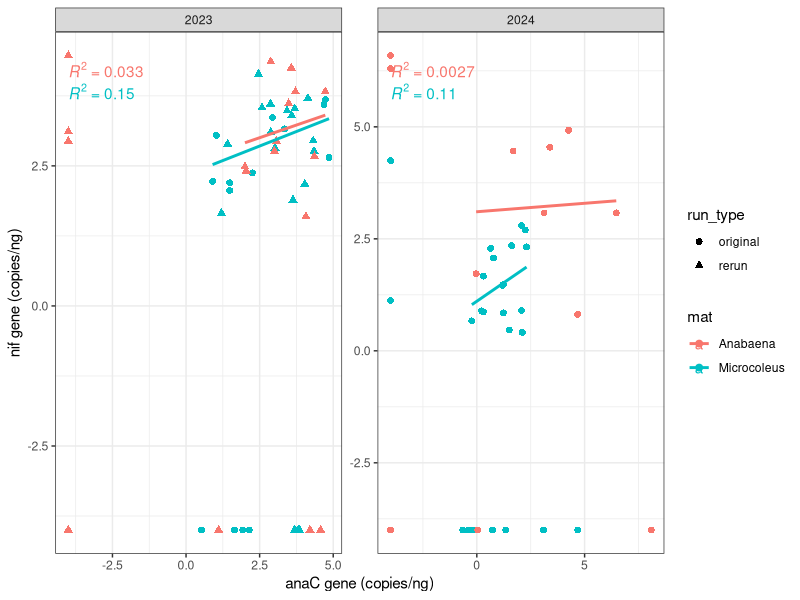
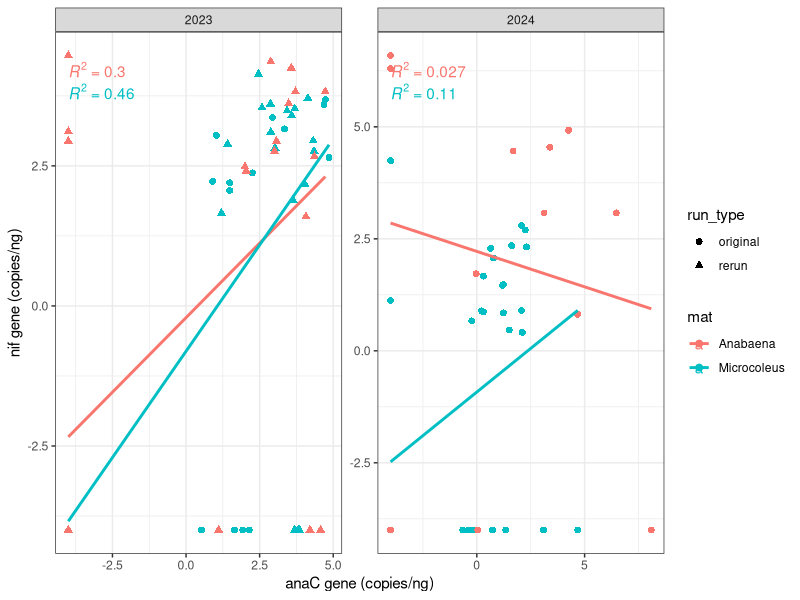
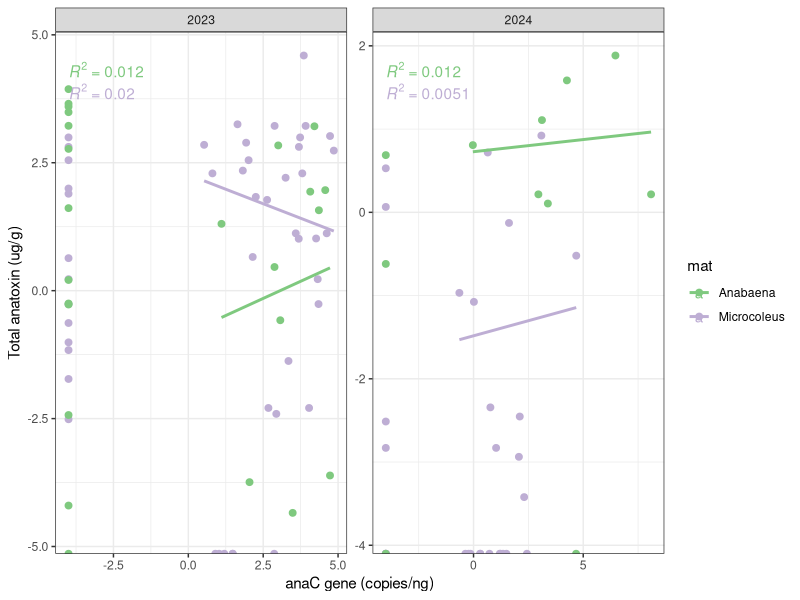

Source code (R) for these figures, in order:
############################################
###Anatoxin Data Cleaning and Exploration###
############################################

#Packages----
library(tidyverse)
library(ggplot2)
library(ggpubr)
library(RColorBrewer)

#Read in datasheet and clean

pseudocount <- 1e-4 #Set a small number for 0s, to not return error when log-transformed

pcr_atx <- read.csv(here::here("data/qPCR_Anatoxins_forGoel.csv")) %>% 
  filter(!grepl("analysis", UNR_Notes)) %>%  #Remove samples noted as not for analysis ("floating" and "gravel")
  rename(field_date = date) %>% 
  mutate(field_date = as.Date(field_date, format="%m/%d/%y")) %>%  # Fix date data type
  mutate(
    across(c(ana_C.uL, ana_C.uL_rerun,
             nif.uL, nif.uL_rerun),
           ~ log10(.x + pseudocount))  #Add small pseudocount to all numbers, then transform
  ) %>% 
  pivot_longer(   #Pivot dataframe to create a group for run or rerun in the next function
    cols = c(ana_C.uL, ana_C.uL_rerun,
             nif.uL, nif.uL_rerun),
    names_to = "gene_run",
    values_to = "value"
  ) %>%
  mutate(
    gene = case_when(                     #Remove extra characters from gene name
      str_detect(gene_run, "ana_C") ~ "anaC",
      str_detect(gene_run, "nif")  ~ "nif"
    ),
    run_type = if_else(str_detect(gene_run, "rerun"), "rerun", "original") #Create run type grouping
  ) %>%
  select(-gene_run) %>% 
  pivot_wider(names_from = gene, values_from = value) %>% 
  mutate(
    across(c(ATX_all_ug_g, ATXa_ug_g,    #Set any "bdl" ATX values to 0 to be plotted
             HTXa_ug_g, dhATXa_ug_g),
           ~ case_when(. == "bdl" ~ '0',
                       . != "bdl" ~ .))
  ) %>% 
  mutate(
    across(c(ATX_all_ug_g, ATXa_ug_g,    #Convert ATX values from characters to numeric
             HTXa_ug_g, dhATXa_ug_g),
           ~ as.numeric(.))
  )



#------------------------------------------------------------------------------
################
#GRAPHING GENES#
################

#nif ~ anaC, exclude zeros from regression line
ggplot(pcr_atx, aes(x = anaC, y = nif, color = mat)) +
  facet_wrap(~year, scales = "free") +  #Split plot between the two years, scales = "free" means each year has its own Y axis 
  geom_point(aes(shape = run_type), size = 2) +
  geom_smooth(data = . %>% filter(anaC != -4 & nif != -4), # filter out "0" values
              method = "lm", se = FALSE) +
  stat_regline_equation(                  #Calculate r^2 values
    data = . %>% filter(anaC != -4 & nif != -4),   #Remove "0" values from calculating r^2
    aes(label = paste(..rr.label..)),
    formula = y ~ x,
    parse = TRUE,
    label.x.npc = "left",
    label.y.npc = "top") +
  labs(x = "anaC gene (copies/ng)", y = "nif gene (copies/ng)") +
  theme_bw()

#nif ~ anaC, include zeros in regression line
ggplot(pcr_atx, aes(x = anaC, y = nif, color = mat)) +
  facet_wrap(~year, scales = "free") +
  geom_point(aes(shape = run_type), size = 2) +
  geom_smooth(method = "lm", se = FALSE) +
  stat_regline_equation(
    aes(label = paste(..rr.label..)),
    formula = y ~ x,
    parse = TRUE,
    label.x.npc = "left",
    label.y.npc = "top") +
  labs(x = "anaC gene (copies/ng)", y = "nif gene (copies/ng)") +
  theme_bw()

##############
#GRAPHING ATX#
##############

#ana_C vs Anatoxins, exclude zeros from regression line
ggplot(pcr_atx, aes(x = anaC, y = log(ATX_all_ug_g), color = mat)) + #ATXs log-transformed
  facet_wrap(~year, scales = "free") +
  geom_point( size = 2) +
  geom_smooth(data = . %>% filter(anaC != -4 & ATX_all_ug_g != 0),
              method = "lm", se = FALSE) +
  stat_regline_equation(
    data = . %>% filter(anaC != -4 & ATX_all_ug_g != 0),
    aes(label = paste(..rr.label..)),
    formula = y ~ x,
    label.x.npc = "left",
    label.y.npc = "top") +
  labs(x = "anaC gene (copies/ng)", y = "Total anatoxin (ug/g)") +
  scale_colour_brewer(type = "qual") +    #Use different colors for anatoxin plot
  theme_bw()
